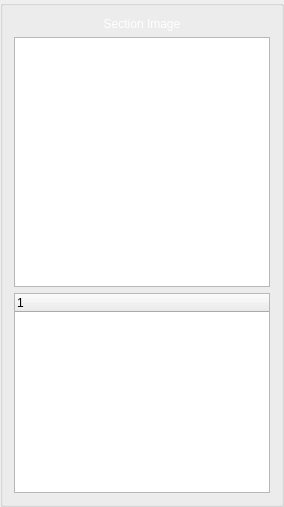
            <widget class="QGroupBox" name="groupBox_6">
             <property name="title">
              <string/>
             </property>
             <layout class="QVBoxLayout" name="verticalLayout">
              <item>
               <widget class="QLabel" name="lblLandmark">
                <property name="text">
                 <string>&lt;html&gt;&lt;head/&gt;&lt;body&gt;&lt;p align=&quot;center&quot;&gt;&lt;span style=&quot; color:#ffffff;&quot;&gt;Section Image&lt;/span&gt;&lt;/p&gt;&lt;/body&gt;&lt;/html&gt;</string>
                </property>
               </widget>
              </item>
              <item>
               <widget class="PhotoViewer" name="attlasViewFrist">
                <property name="minimumSize">
                 <size>
                  <width>0</width>
                  <height>250</height>
                 </size>
                </property>
               </widget>
              </item>
              <item>
               <widget class="QTreeWidget" name="attlasListFrist">
                <property name="minimumSize">
                 <size>
                  <width>0</width>
                  <height>200</height>
                 </size>
                </property>
                <property name="maximumSize">
                 <size>
                  <width>16777215</width>
                  <height>250</height>
                 </size>
                </property>
                <column>
                 <property name="text">
                  <string notr="true">1</string>
                 </property>
                </column>
               </widget>
              </item>
             </layout>
            </widget>
